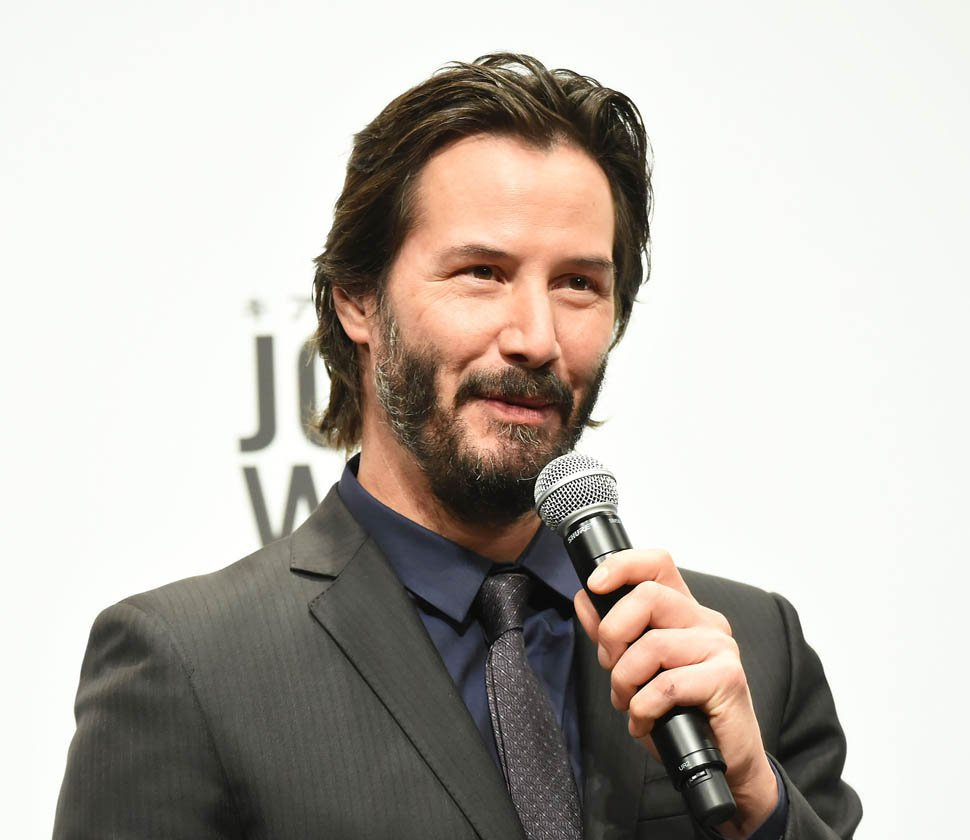
#> input picture dude.jpeg, 970 x 840 px, given in place of the camera
$ python blurs.py
#> lines starting #> are read from the running program, lines starting #| are printed output that depends on the picture
#Import The necessary libraries
import cv2
import numpy as np

#Start video capture
vd = cv2.VideoCapture(0)

#Forever Loop
while True:
    #Read video input
    ret, Frame = vd.read()
#> Frame is the input picture: shape (840, 970, 3); mean B, G, R 175.3, 182.1, 187.9

    #Check to make sure that there is video input
    if ret == False:
        print("Error: No Input")
        exit()

    #Resize the frame
    Frame = cv2.resize(Frame,(440,240))
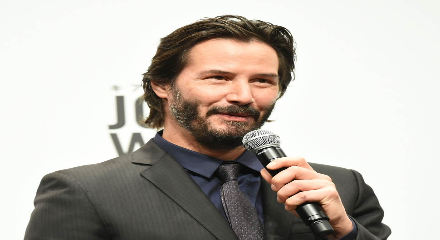
#> Frame: shape (240, 440, 3); mean B, G, R 175.2, 182, 187.8

    #Make a grayscale image
    gray = cv2.cvtColor(Frame, cv2.COLOR_BGR2GRAY)
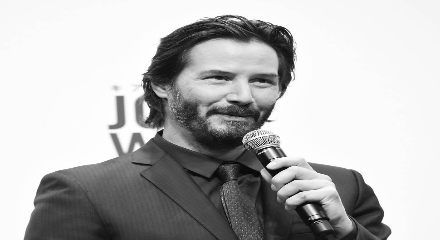
#> gray: shape (240, 440); min 3, max 255, mean 183

    #Make a Regularly Blurred Image
    blur = cv2.blur(Frame,(5,5))
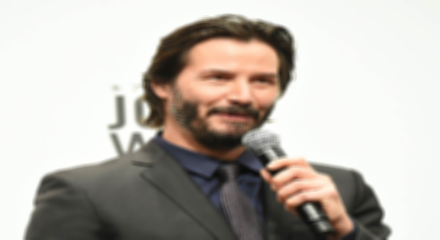
#> blur: shape (240, 440, 3); mean B, G, R 175.2, 182, 187.8

    #Make a Median Blur Image
    med = cv2.medianBlur(Frame,5)
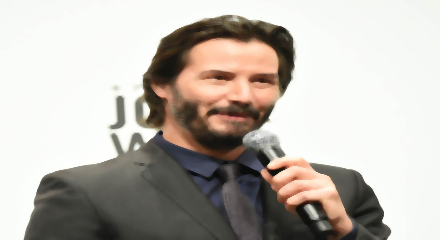
#> med: shape (240, 440, 3); mean B, G, R 175.3, 182.1, 188

    #Make a Gaussian Blur Image
    gaussian = cv2.GaussianBlur(Frame,(5,5),0)

    #Make a Bilateral Blur Image
    bil = cv2.bilateralFilter(Frame,5,5,5)

    cv2.imshow("Input",Frame)
    cv2.imshow("Grayscale Image",gray)
    cv2.imshow("Regular Blur",blur)
    cv2.imshow("Median Blur",med)
    cv2.imshow("Gaussian Blur",gaussian)
    cv2.imshow("Bilateral Blur",bil)
    cv2.waitKey(1)

$ run again, on noise2.png
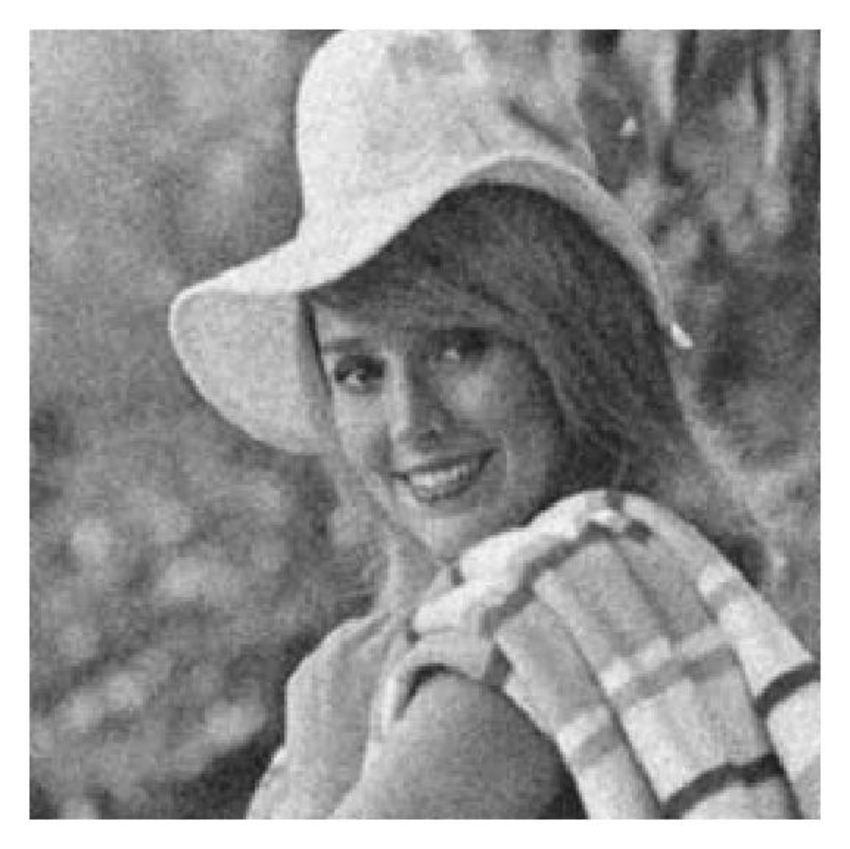
#> input picture noise2.png, 850 x 849 px, given in place of the camera
#> Frame is the input picture: shape (849, 850, 3); min 21, max 255, mean 152.2
#> `Frame = cv2.resize(Frame,(440,240))`:
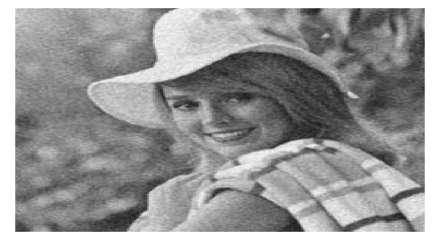
#> Frame: shape (240, 440, 3); min 26, max 255, mean 152
#> `blur = cv2.blur(Frame,(5,5))`:
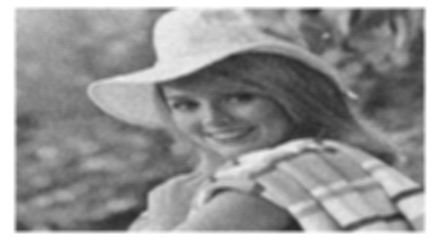
#> blur: shape (240, 440, 3); min 38, max 255, mean 152
